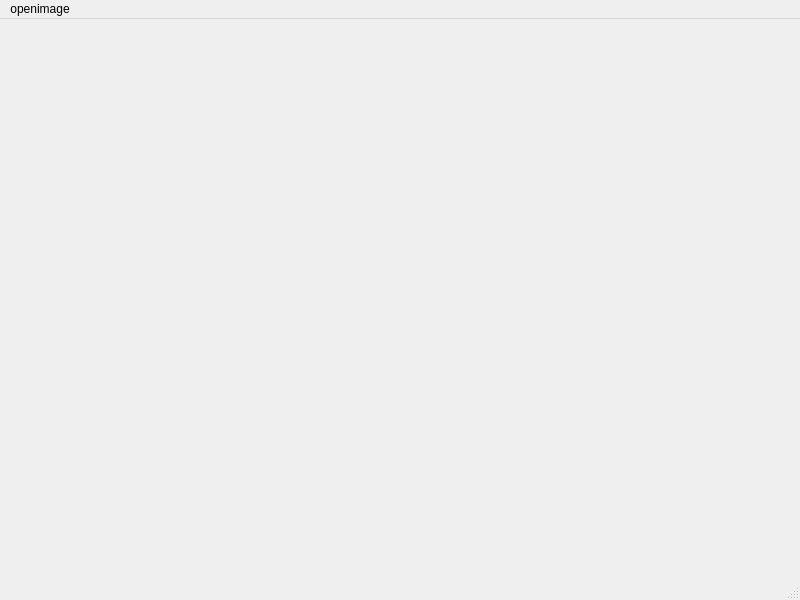
<?xml version="1.0" encoding="UTF-8"?>
<ui version="4.0">
 <class>MainWindow1</class>
 <widget class="QMainWindow" name="MainWindow1">
  <property name="geometry">
   <rect>
    <x>0</x>
    <y>0</y>
    <width>800</width>
    <height>600</height>
   </rect>
  </property>
  <property name="windowTitle">
   <string>MainWindow</string>
  </property>
  <widget class="QWidget" name="centralwidget"/>
  <widget class="QMenuBar" name="menubar">
   <property name="geometry">
    <rect>
     <x>0</x>
     <y>0</y>
     <width>800</width>
     <height>21</height>
    </rect>
   </property>
   <widget class="QMenu" name="menuOpenimage">
    <property name="title">
     <string>openimage</string>
    </property>
    <addaction name="separator"/>
    <addaction name="actionSave"/>
    <addaction name="actionOpen_2"/>
   </widget>
   <addaction name="menuOpenimage"/>
  </widget>
  <widget class="QStatusBar" name="statusbar"/>
  <action name="actionOpen">
   <property name="text">
    <string>open</string>
   </property>
  </action>
  <action name="actionSave">
   <property name="text">
    <string>save</string>
   </property>
  </action>
  <action name="actionOpen_2">
   <property name="text">
    <string>open</string>
   </property>
  </action>
 </widget>
 <resources/>
 <connections/>
</ui>
